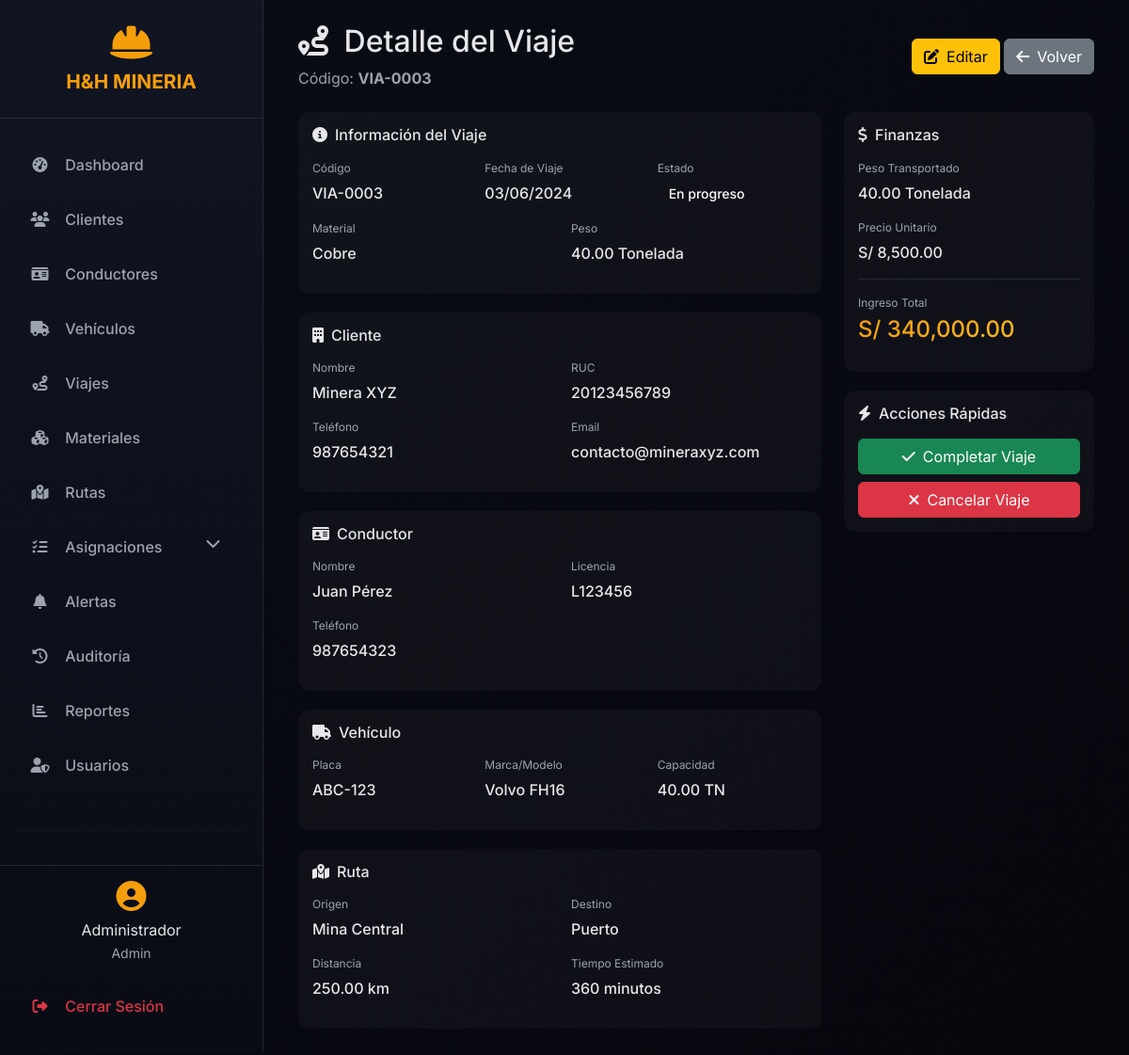
The page /modules/viajes/ver.php?id=4 (signed in) on the database its author committed.
### tables this page shows
CREATE TABLE `viajes` (
  `id` int(11) NOT NULL,
  `codigo` varchar(50) NOT NULL,
  `cliente_id` int(11) DEFAULT NULL,
  `conductor_id` int(11) DEFAULT NULL,
  `vehiculo_id` int(11) DEFAULT NULL,
  `material_id` int(11) DEFAULT NULL,
  `ruta_id` int(11) DEFAULT NULL,
  `peso` decimal(10,2) DEFAULT NULL,
  `estado` enum('pendiente','en_progreso','completado','cancelado') DEFAULT 'pendiente',
  `fecha_viaje` date DEFAULT NULL,
  `created_at` timestamp NOT NULL DEFAULT current_timestamp(),
  `updated_at` timestamp NOT NULL DEFAULT current_timestamp() ON UPDATE current_timestamp(),
  `costo_total` decimal(12,2) DEFAULT 0.00,
  `ingreso_total` decimal(12,2) DEFAULT 0.00,
  `ganancia` decimal(12,2) DEFAULT 0.00,
  `fecha_inicio` datetime DEFAULT NULL,
  `fecha_fin` datetime DEFAULT NULL,
  `tiempo_real` int(11) DEFAULT NULL,
  `kilometros_recorridos` int(11) DEFAULT 0,
  `combustible_usado` decimal(10,2) DEFAULT 0.00,
  `observaciones` text DEFAULT NULL,
  `comprobante` varchar(100) DEFAULT NULL
);

CREATE TABLE `materiales` (
  `id` int(11) NOT NULL,
  `nombre` varchar(100) NOT NULL,
  `unidad_medida` varchar(20) NOT NULL,
  `precio_unitario` decimal(10,2) DEFAULT NULL,
  `estado` tinyint(4) DEFAULT 1,
  `created_at` timestamp NOT NULL DEFAULT current_timestamp(),
  `updated_at` timestamp NOT NULL DEFAULT current_timestamp() ON UPDATE current_timestamp(),
  `codigo` varchar(50) DEFAULT NULL,
  `categoria` varchar(50) DEFAULT 'Mineral',
  `stock_actual` decimal(12,2) DEFAULT 0.00,
  `stock_minimo` decimal(12,2) DEFAULT 0.00,
  `ubicacion` varchar(100) DEFAULT NULL,
  `proveedor` varchar(100) DEFAULT NULL,
  `ultima_compra` date DEFAULT NULL,
  `ultimo_precio_compra` decimal(10,2) DEFAULT NULL,
  `imagen` varchar(255) DEFAULT NULL,
  `codigo_barras` varchar(100) DEFAULT NULL,
  `notas` text DEFAULT NULL
);

CREATE TABLE `clientes` (
  `id` int(11) NOT NULL,
  `nombre` varchar(100) NOT NULL,
  `ruc` varchar(20) NOT NULL,
  `telefono` varchar(20) DEFAULT NULL,
  `email` varchar(100) DEFAULT NULL,
  `direccion` text DEFAULT NULL,
  `estado` tinyint(4) DEFAULT 1,
  `created_at` timestamp NOT NULL DEFAULT current_timestamp(),
  `updated_at` timestamp NOT NULL DEFAULT current_timestamp() ON UPDATE current_timestamp()
);

CREATE TABLE `conductores` (
  `id` int(11) NOT NULL,
  `nombre` varchar(100) NOT NULL,
  `licencia` varchar(20) NOT NULL,
  `telefono` varchar(20) DEFAULT NULL,
  `email` varchar(100) DEFAULT NULL,
  `direccion` text DEFAULT NULL,
  `estado` enum('disponible','ocupado','vacaciones','inactivo') DEFAULT 'disponible',
  `created_at` timestamp NOT NULL DEFAULT current_timestamp(),
  `updated_at` timestamp NOT NULL DEFAULT current_timestamp() ON UPDATE current_timestamp(),
  `foto` varchar(255) DEFAULT NULL,
  `calificacion` decimal(2,1) DEFAULT 0.0,
  `puntuacion` int(11) DEFAULT 0,
  `fecha_nacimiento` date DEFAULT NULL,
  `fecha_vencimiento_licencia` date DEFAULT NULL,
  `numero_emergencia` varchar(20) DEFAULT NULL,
  `experiencia_anos` int(11) DEFAULT 0,
  `documentos` text DEFAULT NULL,
  `ultimo_servicio` date DEFAULT NULL,
  `total_viajes` int(11) DEFAULT 0,
  `total_toneladas` decimal(12,2) DEFAULT 0.00
);

CREATE TABLE `vehiculos` (
  `id` int(11) NOT NULL,
  `placa` varchar(10) NOT NULL,
  `marca` varchar(50) NOT NULL,
  `modelo` varchar(50) NOT NULL,
  `año` int(11) DEFAULT NULL,
  `capacidad` decimal(10,2) DEFAULT NULL,
  `estado` enum('activo','mantenimiento','inactivo') DEFAULT 'activo',
  `created_at` timestamp NOT NULL DEFAULT current_timestamp(),
  `updated_at` timestamp NOT NULL DEFAULT current_timestamp() ON UPDATE current_timestamp(),
  `numero_motor` varchar(50) DEFAULT NULL,
  `numero_chasis` varchar(50) DEFAULT NULL,
  `color` varchar(30) DEFAULT NULL,
  `soat_vencimiento` date DEFAULT NULL,
  `revision_tecnica` date DEFAULT NULL,
  `seguro_vencimiento` date DEFAULT NULL,
  `ultimo_mantenimiento` date DEFAULT NULL,
  `proximo_mantenimiento` date DEFAULT NULL,
  `kilometraje` int(11) DEFAULT 0,
  `fotos` text DEFAULT NULL,
  `observaciones` text DEFAULT NULL
);

CREATE TABLE `rutas` (
  `id` int(11) NOT NULL,
  `origen` varchar(100) NOT NULL,
  `destino` varchar(100) NOT NULL,
  `distancia` decimal(10,2) DEFAULT NULL,
  `tiempo_estimado` int(11) DEFAULT NULL,
  `estado` tinyint(4) DEFAULT 1,
  `created_at` timestamp NOT NULL DEFAULT current_timestamp(),
  `updated_at` timestamp NOT NULL DEFAULT current_timestamp() ON UPDATE current_timestamp(),
  `tipo` varchar(50) DEFAULT 'Terrestre',
  `dificultad` enum('baja','media','alta','extrema') DEFAULT 'media',
  `peligrosidad` enum('baja','media','alta') DEFAULT 'media',
  `restriccion_peso` decimal(10,2) DEFAULT NULL,
  `restriccion_altura` decimal(5,2) DEFAULT NULL,
  `puntos_intermedios` text DEFAULT NULL,
  `coordenadas_origen` varchar(100) DEFAULT NULL,
  `coordenadas_destino` varchar(100) DEFAULT NULL,
  `condiciones` text DEFAULT NULL,
  `ultimo_mantenimiento` date DEFAULT NULL,
  `total_viajes` int(11) DEFAULT 0
);

### modules/viajes/ver.php (the view, shortened to what this page needs)
<?php
$conn = getConnection();
$id = $_GET['id'];
$query = "SELECT v.*,
          c.nombre as cliente_nombre, c.ruc, c.telefono as cliente_telefono, c.email as cliente_email,
          co.nombre as conductor_nombre, co.licencia, co.telefono as conductor_telefono,
          ve.placa, ve.marca, ve.modelo, ve.capacidad,
          m.nombre as material_nombre, m.unidad_medida, m.precio_unitario,
          r.origen, r.destino, r.distancia, r.tiempo_estimado
          FROM viajes v
          LEFT JOIN clientes c ON v.cliente_id = c.id
          LEFT JOIN conductores co ON v.conductor_id = co.id
          LEFT JOIN vehiculos ve ON v.vehiculo_id = ve.id
          LEFT JOIN materiales m ON v.material_id = m.id
          LEFT JOIN rutas r ON v.ruta_id = r.id
          WHERE v.id = :id";
$stmt = $conn->prepare($query);
$stmt->execute([':id' => $id]);
$viaje = $stmt->fetch(PDO::FETCH_ASSOC);
$ingreso = $viaje['ingreso_total'] ?? ($viaje['peso'] * $viaje['precio_unitario']);
?>
<?php include '../../includes/header.php'; ?>
<div class="container-fluid">
    <div class="d-flex justify-content-between align-items-center mb-4">
        <div>
            <h2><i class="fas fa-route me-2"></i> Detalle del Viaje</h2>
            <p class="text-muted mb-0">Código: <strong class="viaje-codigo"><?php echo $viaje['codigo']; ?></strong></p>
        </div>
        <div>
            <a href="editar.php?id=<?php echo $viaje['id']; ?>" class="btn btn-warning"><i class="fas fa-edit me-2"></i>Editar</a>
            <a href="index.php" class="btn btn-secondary"><i class="fas fa-arrow-left me-2"></i>Volver</a>
        </div>
    </div>
    <div class="row">
        <div class="col-md-8">
            <div class="detail-card">
                <h6 class="mb-3"><i class="fas fa-info-circle me-2"></i>Información del Viaje</h6>
                <div class="row">
                    <div class="col-md-4 mb-3">
                        <div class="info-label">Código</div>
                        <div class="info-value"><?php echo $viaje['codigo']; ?></div>
                    </div>
                    <div class="col-md-4 mb-3">
                        <div class="info-label">Fecha de Viaje</div>
                        <div class="info-value"><?php echo date('d/m/Y', strtotime($viaje['fecha_viaje'])); ?></div>
                    </div>
                    <div class="col-md-4 mb-3">
                        <div class="info-label">Estado</div>
                        <div class="info-value">
                            <span class="badge estado-<?php echo $viaje['estado']; ?> estado-badge">
                                <?php echo ucfirst(str_replace('_', ' ', $viaje['estado'])); ?>
                            </span>
                        </div>
                    </div>
                </div>
                <div class="row">
                    <div class="col-md-6 mb-3">
                        <div class="info-label">Material</div>
                        <div class="info-value"><?php echo htmlspecialchars($viaje['material_nombre']); ?></div>
                    </div>
                    <div class="col-md-6 mb-3">
                        <div class="info-label">Peso</div>
                        <div class="info-value"><?php echo number_format($viaje['peso'], 2); ?> <?php echo $viaje['unidad_medida']; ?></div>
                    </div>
                </div>
            </div>
            <div class="detail-card">
                <h6 class="mb-3"><i class="fas fa-building me-2"></i>Cliente</h6>
                <div class="row">
                    <div class="col-md-6 mb-3">
                        <div class="info-label">Nombre</div>
                        <div class="info-value"><?php echo htmlspecialchars($viaje['cliente_nombre']); ?></div>
                    </div>
                    <div class="col-md-6 mb-3">
                        <div class="info-label">RUC</div>
                        <div class="info-value"><?php echo $viaje['ruc']; ?></div>
                    </div>
                </div>
                <div class="row">
                    <div class="col-md-6 mb-3">
                        <div class="info-label">Teléfono</div>
                        <div class="info-value"><?php echo $viaje['cliente_telefono']; ?></div>
                    </div>
                    <div class="col-md-6 mb-3">
                        <div class="info-label">Email</div>
                        <div class="info-value"><?php echo $viaje['cliente_email']; ?></div>
                    </div>
                </div>
            </div>
            <div class="detail-card">
                <h6 class="mb-3"><i class="fas fa-id-card me-2"></i>Conductor</h6>
                <div class="row">
                    <div class="col-md-6 mb-3">
                        <div class="info-label">Nombre</div>
                        <div class="info-value"><?php echo htmlspecialchars($viaje['conductor_nombre']); ?></div>
                    </div>
                    <div class="col-md-6 mb-3">
                        <div class="info-label">Licencia</div>
                        <div class="info-value"><?php echo $viaje['licencia']; ?></div>
                    </div>
                </div>
                <div class="row">
                    <div class="col-md-6 mb-3">
                        <div class="info-label">Teléfono</div>
                        <div class="info-value"><?php echo $viaje['conductor_telefono']; ?></div>
                    </div>
                </div>
            </div>
            <div class="detail-card">
                <h6 class="mb-3"><i class="fas fa-truck me-2"></i>Vehículo</h6>
                <div class="row">
                    <div class="col-md-4 mb-3">
                        <div class="info-label">Placa</div>
                        <div class="info-value"><?php echo $viaje['placa']; ?></div>
                    </div>
                    <div class="col-md-4 mb-3">
                        <div class="info-label">Marca/Modelo</div>
                        <div class="info-value"><?php echo $viaje['marca'] . ' ' . $viaje['modelo']; ?></div>
                    </div>
                    <div class="col-md-4 mb-3">
                        <div class="info-label">Capacidad</div>
                        <div class="info-value"><?php echo number_format($viaje['capacidad'], 2); ?> TN</div>
                    </div>
                </div>
            </div>
            <div class="detail-card">
                <h6 class="mb-3"><i class="fas fa-map-marked-alt me-2"></i>Ruta</h6>
                <div class="row">
                    <div class="col-md-6 mb-3">
                        <div class="info-label">Origen</div>
                        <div class="info-value"><?php echo $viaje['origen']; ?></div>
                    </div>
                    <div class="col-md-6 mb-3">
                        <div class="info-label">Destino</div>
                        <div class="info-value"><?php echo $viaje['destino']; ?></div>
                    </div>
                </div>
                <div class="row">
                    <div class="col-md-6 mb-3">
                        <div class="info-label">Distancia</div>
                        <div class="info-value"><?php echo number_format($viaje['distancia'], 2); ?> km</div>
                    </div>
                    <div class="col-md-6 mb-3">
                        <div class="info-label">Tiempo Estimado</div>
                        <div class="info-value"><?php echo $viaje['tiempo_estimado']; ?> minutos</div>
                    </div>
                </div>
            </div>
        </div>
        <div class="col-md-4">
            <div class="detail-card">
                <h6 class="mb-3"><i class="fas fa-dollar-sign me-2"></i>Finanzas</h6>
                <div class="mb-3">
                    <div class="info-label">Peso Transportado</div>
                    <div class="info-value"><?php echo number_format($viaje['peso'], 2); ?> <?php echo $viaje['unidad_medida']; ?></div>
                </div>
                <div class="mb-3">
                    <div class="info-label">Precio Unitario</div>
                    <div class="info-value">S/ <?php echo number_format($viaje['precio_unitario'], 2); ?></div>
                </div>
                <hr class="border-secondary">
                <div class="mb-3">
                    <div class="info-label">Ingreso Total</div>
                    <h4 class="text-gradient">S/ <?php echo number_format($ingreso, 2); ?></h4>
                </div>
            </div>
            <div class="detail-card">
                <h6 class="mb-3"><i class="fas fa-bolt me-2"></i>Acciones Rápidas</h6>
                <?php if ($viaje['estado'] == 'pendiente'): ?>
                    <a href="?cambiar_estado=<?php echo $viaje['id']; ?>&estado=en_progreso" class="btn btn-warning w-100 mb-2">
                        <i class="fas fa-play me-2"></i>Iniciar Viaje
                    </a>
                <?php elseif ($viaje['estado'] == 'en_progreso'): ?>
                    <a href="?cambiar_estado=<?php echo $viaje['id']; ?>&estado=completado" class="btn btn-success w-100 mb-2">
                        <i class="fas fa-check me-2"></i>Completar Viaje
                    </a>
                <?php endif; ?>
                <?php if ($viaje['estado'] != 'cancelado' && $viaje['estado'] != 'completado'): ?>
                    <a href="?cambiar_estado=<?php echo $viaje['id']; ?>&estado=cancelado" class="btn btn-danger w-100">
                        <i class="fas fa-times me-2"></i>Cancelar Viaje
                    </a>
                <?php endif; ?>
            </div>
        </div>
    </div>
</div>
<?php include '../../includes/footer.php'; ?>

### assets/css/style.css (style rules this page uses)
:root { --primary-orange: #f59e0b; --primary-orange-dark: #d97706; --primary-orange-light: #fbbf24; --bg-dark: #0a0c15; --bg-darker: #06070d; --card-bg: rgba(18, 22, 35, 0.7); --card-bg-solid: #121623; --border-color: rgba(255, 255, 255, 0.1); --text-light: #e5e7eb; --text-gray: #9ca3af; --text-muted: #6b7280; --success: #10b981; --danger: #ef4444; --warning: #f59e0b; --info: #3b82f6; }
* { margin: 0; padding: 0; box-sizing: border-box; }
body { font-family: 'Inter', sans-serif; background: linear-gradient(135deg, var(--bg-dark) 0%, var(--bg-darker) 100%); color: var(--text-light); overflow-x: hidden; min-height: 100vh; }
.badge { padding: 5px 10px; border-radius: 20px; font-weight: 500; }
.text-gradient { background: linear-gradient(135deg, var(--primary-orange), var(--primary-orange-light)); -webkit-background-clip: text; background-clip: text; color: transparent; }
.text-muted { color: #9ca3af !important; }

### modules/viajes/ver.php (style rules this page uses)
.detail-card { background: rgba(255,255,255,0.03); border-radius: 12px; padding: 15px; margin-bottom: 20px; }
.estado-badge { font-size: 14px; padding: 5px 12px; }
.info-label { color: #9ca3af; font-size: 12px; margin-bottom: 5px; }
.info-value { font-size: 16px; font-weight: 500; }

### rows shown on the page
viajes: codigo "VIA-0003", fecha_viaje "03/06/2024", estado "En progreso", material.nombre "Cobre", peso "40.00", material.unidad_medida "Tonelada", cliente.nombre "Minera XYZ", cliente.ruc "20123456789", cliente.telefono "987654321", cliente.email "contacto@mineraxyz.com", conductor.nombre "Juan Pérez", conductor.licencia "L123456", conductor.telefono "987654323", vehiculo.placa "ABC-123", vehiculo.marca "Volvo", vehiculo.modelo "FH16", vehiculo.capacidad "40.00", ruta.origen "Mina Central", ruta.destino "Puerto", ruta.distancia "250.00", ruta.tiempo_estimado "360", material.precio_unitario "8,500.00"

### other values the page prints
$_SESSION['user_nombre'] "Administrador"
$_SESSION['user_rol'] "Admin"
